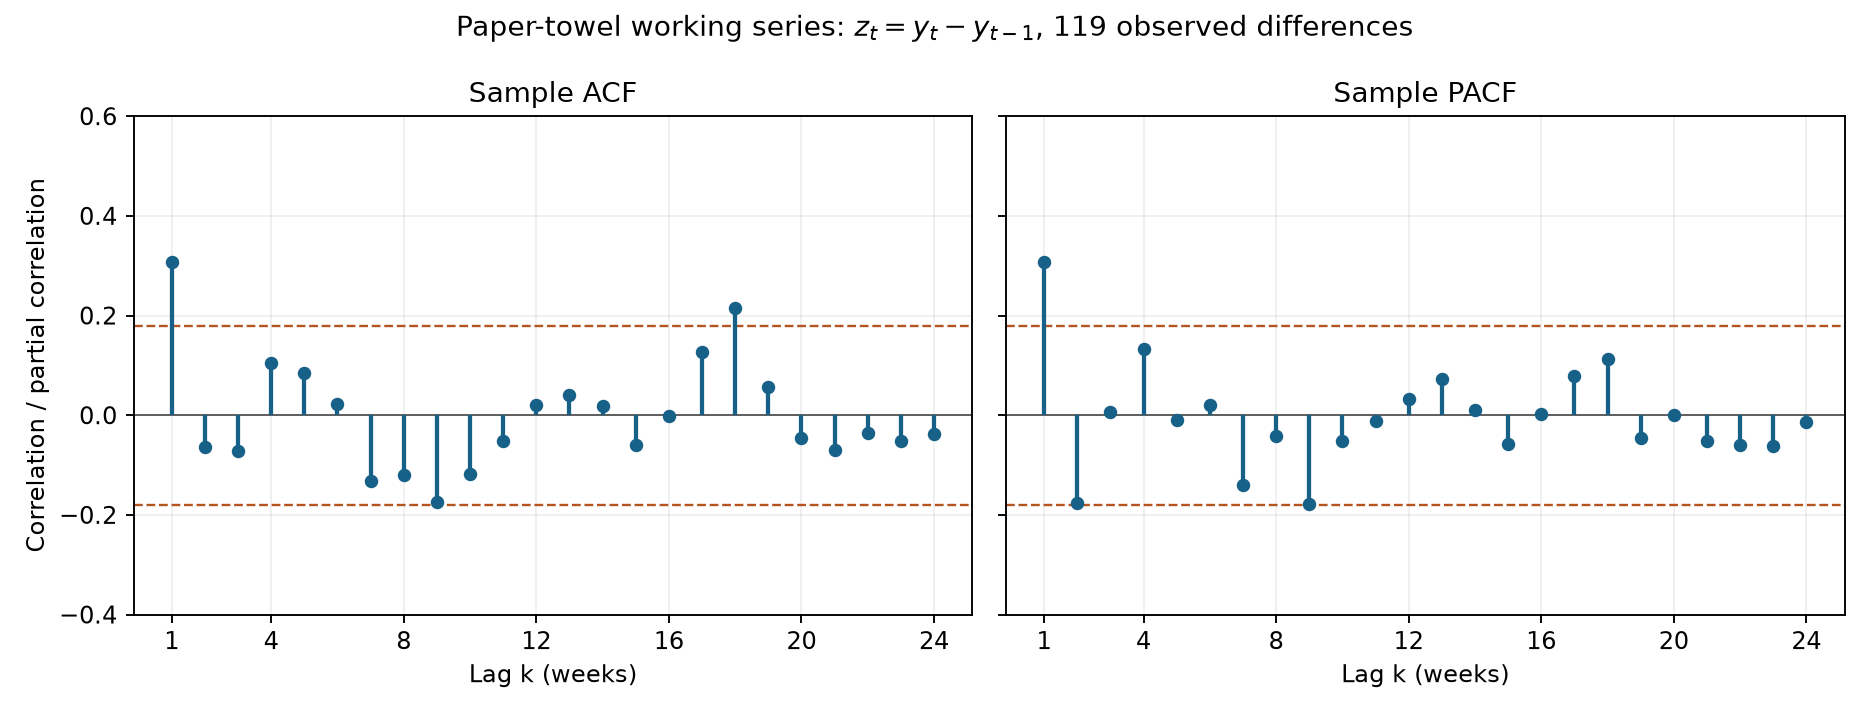

Write the Python code that produced this figure.
"""Sample correlations of the supplied first-differenced sales."""
import csv
import json
from pathlib import Path

import matplotlib
matplotlib.use("Agg")
import matplotlib.pyplot as plt
import numpy as np
from statsmodels.tsa.stattools import acf, pacf


def main():
    root = Path(__file__).resolve().parent
    with (root / "paper_towels.csv").open(newline="") as handle:
        rows = list(csv.DictReader(handle))
    y = np.array([float(row["sales_above_100000_in_10000_rolls"]) for row in rows])
    z = np.diff(y)
    nlags = 24
    r = acf(z, nlags=nlags, fft=False, adjusted=False)
    partial = pacf(z, nlags=nlags, method="ywm")
    band = 1.96 / np.sqrt(len(z))
    lag = np.arange(1, nlags + 1)
    fig, axes = plt.subplots(1, 2, figsize=(11, 4.2), sharey=True)
    for ax, values, title in zip(axes, [r, partial], ["Sample ACF", "Sample PACF"]):
        ax.axhline(0, color="0.35", linewidth=0.8)
        ax.axhline(band, color="#b45420", linestyle="--", linewidth=1)
        ax.axhline(-band, color="#b45420", linestyle="--", linewidth=1)
        ax.vlines(lag, 0, values[1:], color="#176087", linewidth=1.8)
        ax.scatter(lag, values[1:], color="#176087", s=22, zorder=3)
        ax.set(title=title, xlabel="Lag k (weeks)", xticks=[1, 4, 8, 12, 16, 20, 24], ylim=(-0.4, 0.6))
        ax.grid(alpha=0.2)
    axes[0].set_ylabel("Correlation / partial correlation")
    fig.suptitle(r"Paper-towel working series: $z_t=y_t-y_{t-1}$, 119 observed differences")
    fig.tight_layout()
    fig.savefig(root / "turn06_paper_towel_identification.png", dpi=170)
    plt.close(fig)
    result = {
        "source": "supplied paper_towels.csv, four-decimal input values",
        "working_series": "z_t = y_t-y_(t-1)",
        "sample_size": len(z), "lags": list(range(nlags + 1)),
        "sample_acf": r.tolist(), "sample_pacf": partial.tolist(),
        "acf_method": "demeaned, unadjusted autocovariances",
        "pacf_method": "Yule-Walker with unadjusted autocovariances (ywm)",
        "reference_band": band,
        "reference_band_caveat": "approximate pointwise white-noise reference, not simultaneous bounds",
        "acf_lags_outside_reference": [int(k) for k in lag if abs(r[k]) > band],
        "pacf_lags_outside_reference": [int(k) for k in lag if abs(partial[k]) > band],
        "fitted_parameters": None,
    }
    (root / "turn06_paper_towel_identification.json").write_text(json.dumps(result, indent=2) + "\n")
    print(json.dumps(result, indent=2))


if __name__ == "__main__":
    main()
